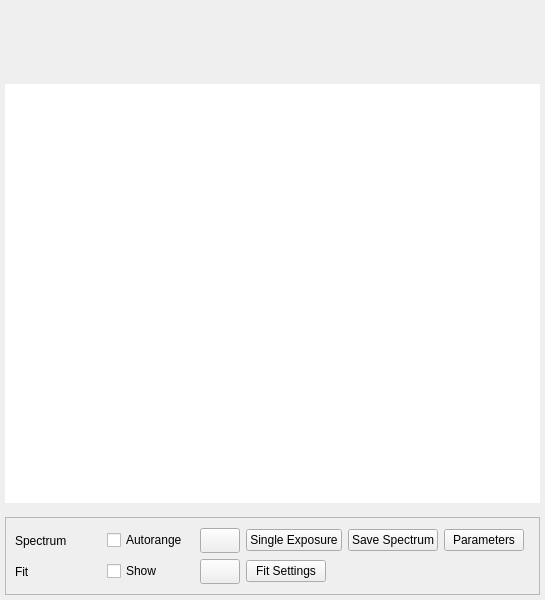
<?xml version="1.0" encoding="UTF-8"?>
<ui version="4.0">
 <class>Form</class>
 <widget class="QWidget" name="Form">
  <property name="windowModality">
   <enum>Qt::NonModal</enum>
  </property>
  <property name="geometry">
   <rect>
    <x>0</x>
    <y>0</y>
    <width>545</width>
    <height>600</height>
   </rect>
  </property>
  <property name="sizePolicy">
   <sizepolicy hsizetype="MinimumExpanding" vsizetype="MinimumExpanding">
    <horstretch>0</horstretch>
    <verstretch>0</verstretch>
   </sizepolicy>
  </property>
  <property name="minimumSize">
   <size>
    <width>500</width>
    <height>600</height>
   </size>
  </property>
  <property name="sizeIncrement">
   <size>
    <width>1</width>
    <height>1</height>
   </size>
  </property>
  <property name="baseSize">
   <size>
    <width>400</width>
    <height>200</height>
   </size>
  </property>
  <property name="windowTitle">
   <string>Form</string>
  </property>
  <layout class="QVBoxLayout" name="main_layout" stretch="0,0,0,0">
   <property name="spacing">
    <number>4</number>
   </property>
   <property name="sizeConstraint">
    <enum>QLayout::SetDefaultConstraint</enum>
   </property>
   <property name="leftMargin">
    <number>5</number>
   </property>
   <property name="topMargin">
    <number>5</number>
   </property>
   <property name="rightMargin">
    <number>5</number>
   </property>
   <property name="bottomMargin">
    <number>5</number>
   </property>
   <item>
    <widget class="TyphosDisplayTitle" name="title">
     <property name="enabled">
      <bool>true</bool>
     </property>
     <property name="minimumSize">
      <size>
       <width>282</width>
       <height>75</height>
      </size>
     </property>
     <property name="toolTip">
      <string/>
     </property>
    </widget>
   </item>
   <item>
    <widget class="PyDMWaveformPlot" name="plot">
     <property name="sizePolicy">
      <sizepolicy hsizetype="Minimum" vsizetype="MinimumExpanding">
       <horstretch>0</horstretch>
       <verstretch>0</verstretch>
      </sizepolicy>
     </property>
     <property name="minimumSize">
      <size>
       <width>535</width>
       <height>325</height>
      </size>
     </property>
     <property name="font">
      <font>
       <kerning>true</kerning>
      </font>
     </property>
     <property name="focusPolicy">
      <enum>Qt::StrongFocus</enum>
     </property>
     <property name="contextMenuPolicy">
      <enum>Qt::ActionsContextMenu</enum>
     </property>
     <property name="acceptDrops">
      <bool>false</bool>
     </property>
     <property name="toolTip">
      <string/>
     </property>
     <property name="frameShape">
      <enum>QFrame::Panel</enum>
     </property>
     <property name="frameShadow">
      <enum>QFrame::Plain</enum>
     </property>
     <property name="lineWidth">
      <number>0</number>
     </property>
     <property name="midLineWidth">
      <number>0</number>
     </property>
     <property name="verticalScrollBarPolicy">
      <enum>Qt::ScrollBarAlwaysOff</enum>
     </property>
     <property name="horizontalScrollBarPolicy">
      <enum>Qt::ScrollBarAlwaysOff</enum>
     </property>
     <property name="sizeAdjustPolicy">
      <enum>QAbstractScrollArea::AdjustToContents</enum>
     </property>
     <property name="backgroundBrush">
      <brush brushstyle="SolidPattern">
       <color alpha="255">
        <red>255</red>
        <green>255</green>
        <blue>255</blue>
       </color>
      </brush>
     </property>
     <property name="interactive">
      <bool>true</bool>
     </property>
     <property name="sceneRect">
      <rectf>
       <x>0.000000000000000</x>
       <y>0.000000000000000</y>
       <width>535.000000000000000</width>
       <height>415.000000000000000</height>
      </rectf>
     </property>
     <property name="alignment">
      <set>Qt::AlignBottom|Qt::AlignLeading|Qt::AlignLeft</set>
     </property>
     <property name="renderHints">
      <set>QPainter::TextAntialiasing</set>
     </property>
     <property name="dragMode">
      <enum>QGraphicsView::RubberBandDrag</enum>
     </property>
     <property name="cacheMode">
      <set>QGraphicsView::CacheBackground</set>
     </property>
     <property name="transformationAnchor">
      <enum>QGraphicsView::NoAnchor</enum>
     </property>
     <property name="resizeAnchor">
      <enum>QGraphicsView::NoAnchor</enum>
     </property>
     <property name="viewportUpdateMode">
      <enum>QGraphicsView::MinimalViewportUpdate</enum>
     </property>
     <property name="rubberBandSelectionMode">
      <enum>Qt::IntersectsItemShape</enum>
     </property>
     <property name="optimizationFlags">
      <set>QGraphicsView::DontClipPainter</set>
     </property>
     <property name="showXGrid">
      <bool>true</bool>
     </property>
     <property name="showYGrid">
      <bool>true</bool>
     </property>
     <property name="axisColor">
      <color>
       <red>0</red>
       <green>0</green>
       <blue>0</blue>
      </color>
     </property>
     <property name="yAxes">
      <stringlist>
       <string>{&quot;name&quot;: &quot;Intensity&quot;, &quot;orientation&quot;: &quot;left&quot;, &quot;label&quot;: null, &quot;minRange&quot;: -3.1186514519495545, &quot;maxRange&quot;: 3.1186514519495545, &quot;autoRange&quot;: true, &quot;logMode&quot;: false}</string>
      </stringlist>
     </property>
     <property name="xLabels">
      <stringlist>
       <string>Wavelength</string>
      </stringlist>
     </property>
     <property name="showLegend">
      <bool>false</bool>
     </property>
     <property name="mouseEnabledX" stdset="0">
      <bool>true</bool>
     </property>
     <property name="mouseEnabledY" stdset="0">
      <bool>true</bool>
     </property>
     <property name="curves">
      <stringlist/>
     </property>
     <property name="autoRangeX">
      <bool>true</bool>
     </property>
     <property name="autoRangeY">
      <bool>true</bool>
     </property>
     <property name="yLabels" stdset="0">
      <stringlist>
       <string>Intensity</string>
      </stringlist>
     </property>
    </widget>
   </item>
   <item>
    <spacer name="verticalSpacer">
     <property name="orientation">
      <enum>Qt::Vertical</enum>
     </property>
     <property name="sizeType">
      <enum>QSizePolicy::Fixed</enum>
     </property>
     <property name="sizeHint" stdset="0">
      <size>
       <width>20</width>
       <height>10</height>
      </size>
     </property>
    </spacer>
   </item>
   <item>
    <widget class="QFrame" name="graph_tools">
     <property name="sizePolicy">
      <sizepolicy hsizetype="Minimum" vsizetype="Fixed">
       <horstretch>0</horstretch>
       <verstretch>0</verstretch>
      </sizepolicy>
     </property>
     <property name="minimumSize">
      <size>
       <width>535</width>
       <height>78</height>
      </size>
     </property>
     <property name="frameShape">
      <enum>QFrame::StyledPanel</enum>
     </property>
     <property name="frameShadow">
      <enum>QFrame::Raised</enum>
     </property>
     <layout class="QVBoxLayout" name="verticalLayout_3">
      <item>
       <layout class="QGridLayout" name="graph_tools_grid">
        <item row="1" column="2">
         <widget class="QPushButton" name="recolor_fit_button">
          <property name="sizePolicy">
           <sizepolicy hsizetype="Fixed" vsizetype="Fixed">
            <horstretch>0</horstretch>
            <verstretch>0</verstretch>
           </sizepolicy>
          </property>
          <property name="minimumSize">
           <size>
            <width>25</width>
            <height>25</height>
           </size>
          </property>
          <property name="text">
           <string/>
          </property>
         </widget>
        </item>
        <item row="1" column="0">
         <widget class="QLabel" name="fit_recolor_label">
          <property name="text">
           <string>Fit</string>
          </property>
         </widget>
        </item>
        <item row="0" column="5" alignment="Qt::AlignLeft">
         <widget class="QPushButton" name="qmini_settings_button">
          <property name="text">
           <string>Parameters</string>
          </property>
         </widget>
        </item>
        <item row="0" column="0">
         <widget class="QLabel" name="recolor_graph_label">
          <property name="text">
           <string>Spectrum</string>
          </property>
         </widget>
        </item>
        <item row="0" column="2">
         <widget class="QPushButton" name="recolor_graph_button">
          <property name="sizePolicy">
           <sizepolicy hsizetype="Fixed" vsizetype="Fixed">
            <horstretch>0</horstretch>
            <verstretch>0</verstretch>
           </sizepolicy>
          </property>
          <property name="minimumSize">
           <size>
            <width>25</width>
            <height>25</height>
           </size>
          </property>
          <property name="text">
           <string/>
          </property>
         </widget>
        </item>
        <item row="1" column="3" alignment="Qt::AlignLeft">
         <widget class="QPushButton" name="fit_settings_button">
          <property name="text">
           <string>Fit Settings</string>
          </property>
         </widget>
        </item>
        <item row="0" column="3" alignment="Qt::AlignLeft">
         <widget class="PyDMPushButton" name="force_trigger_button">
          <property name="sizePolicy">
           <sizepolicy hsizetype="MinimumExpanding" vsizetype="Fixed">
            <horstretch>0</horstretch>
            <verstretch>0</verstretch>
           </sizepolicy>
          </property>
          <property name="toolTip">
           <string/>
          </property>
          <property name="text">
           <string>Single Exposure</string>
          </property>
          <property name="alarmSensitiveContent" stdset="0">
           <bool>false</bool>
          </property>
          <property name="alarmSensitiveBorder" stdset="0">
           <bool>false</bool>
          </property>
          <property name="PyDMToolTip" stdset="0">
           <string/>
          </property>
          <property name="monitorDisp" stdset="0">
           <bool>false</bool>
          </property>
          <property name="channel" stdset="0">
           <string>ca://${prefix}:START_EXPOSURE.PROC</string>
          </property>
          <property name="PyDMIcon" stdset="0">
           <string/>
          </property>
          <property name="passwordProtected" stdset="0">
           <bool>false</bool>
          </property>
          <property name="password" stdset="0">
           <string/>
          </property>
          <property name="protectedPassword" stdset="0">
           <string/>
          </property>
          <property name="showConfirmDialog" stdset="0">
           <bool>false</bool>
          </property>
          <property name="confirmMessage" stdset="0">
           <string>Are you sure you want to proceed?</string>
          </property>
          <property name="pressValue" stdset="0">
           <string>1</string>
          </property>
          <property name="releaseValue" stdset="0">
           <string>None</string>
          </property>
          <property name="relativeChange" stdset="0">
           <bool>false</bool>
          </property>
          <property name="writeWhenRelease" stdset="0">
           <bool>false</bool>
          </property>
         </widget>
        </item>
        <item row="0" column="4" alignment="Qt::AlignLeft">
         <widget class="PyDMPushButton" name="save_spectra_button">
          <property name="sizePolicy">
           <sizepolicy hsizetype="MinimumExpanding" vsizetype="Fixed">
            <horstretch>0</horstretch>
            <verstretch>0</verstretch>
           </sizepolicy>
          </property>
          <property name="toolTip">
           <string/>
          </property>
          <property name="text">
           <string>Save Spectrum</string>
          </property>
          <property name="alarmSensitiveContent" stdset="0">
           <bool>false</bool>
          </property>
          <property name="alarmSensitiveBorder" stdset="0">
           <bool>false</bool>
          </property>
          <property name="PyDMToolTip" stdset="0">
           <string/>
          </property>
          <property name="monitorDisp" stdset="0">
           <bool>false</bool>
          </property>
          <property name="channel" stdset="0">
           <string/>
          </property>
          <property name="PyDMIcon" stdset="0">
           <string>save</string>
          </property>
          <property name="PyDMIconColor" stdset="0">
           <color>
            <red>0</red>
            <green>170</green>
            <blue>255</blue>
           </color>
          </property>
          <property name="passwordProtected" stdset="0">
           <bool>false</bool>
          </property>
          <property name="password" stdset="0">
           <string/>
          </property>
          <property name="protectedPassword" stdset="0">
           <string/>
          </property>
          <property name="showConfirmDialog" stdset="0">
           <bool>false</bool>
          </property>
          <property name="confirmMessage" stdset="0">
           <string/>
          </property>
          <property name="pressValue" stdset="0">
           <string/>
          </property>
          <property name="releaseValue" stdset="0">
           <string/>
          </property>
          <property name="relativeChange" stdset="0">
           <bool>false</bool>
          </property>
          <property name="writeWhenRelease" stdset="0">
           <bool>false</bool>
          </property>
         </widget>
        </item>
        <item row="0" column="1">
         <widget class="QCheckBox" name="toggle_autorange_box">
          <property name="text">
           <string>Autorange</string>
          </property>
         </widget>
        </item>
        <item row="1" column="1">
         <widget class="QCheckBox" name="toggle_fit_box">
          <property name="text">
           <string>Show</string>
          </property>
         </widget>
        </item>
       </layout>
      </item>
     </layout>
    </widget>
   </item>
  </layout>
 </widget>
 <customwidgets>
  <customwidget>
   <class>PyDMWaveformPlot</class>
   <extends>QGraphicsView</extends>
   <header>pydm.widgets.waveformplot</header>
  </customwidget>
  <customwidget>
   <class>PyDMPushButton</class>
   <extends>QPushButton</extends>
   <header>pydm.widgets.pushbutton</header>
  </customwidget>
  <customwidget>
   <class>TyphosDisplayTitle</class>
   <extends>QFrame</extends>
   <header>typhos.display</header>
  </customwidget>
 </customwidgets>
 <tabstops>
  <tabstop>plot</tabstop>
 </tabstops>
 <resources/>
 <connections/>
</ui>
